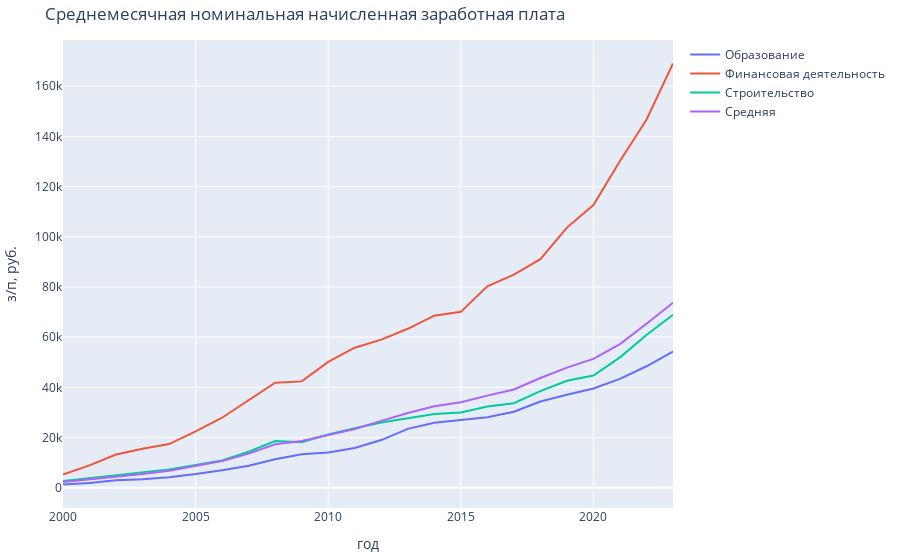

Notebook cell for this chart:
### Markdown cell above
Построим графики среднемесячной з/п для видов деятельности 'Образование', 'Финансовая деятельность', 'Добыча полезных ископаемых':

### Code cell
def get_line(data, name):
    line = data[data['Отрасль'] == name].drop(['Отрасль'], axis=1)
    line = line.squeeze()
    line.index = line.index.map(int)
    return line

# выбранные отрасли + среднее по всем отраслям
lines = ['Образование', 'Финансовая деятельность', 'Строительство', 'Средняя']

fig = go.Figure()
for name in lines:
    dt = get_line(data, name)
    fig.add_trace(go.Scatter(x=dt.index, y=dt.array, name=name))
fig.update_layout(title='Среднемесячная номинальная начисленная заработная плата',
                  xaxis_title='год', yaxis_title='з/п, руб.',
                  margin=dict(l=20, r=10, t=40, b=10))

### Figure 1 — Plotly figure (JSON) as saved in the notebook; plotly's stock layout.template omitted (floating-point values rounded to 4 significant figures)
{"data": [{"name": "Образование", "type": "scatter", "x": [2000, 2001, 2002, 2003, 2004, 2005, 2006, 2007, 2008, 2009, 2010, 2011, 2012, 2013, 2014, 2015, 2016, 2017, 2018, 2019, 2020, 2021, 2022, 2023], "y": [1240.0, 1833, 2927.0, 3387.0, 4203.0, 5430.0, 6983.0, 8778.0, 11320.0, 13290.0, 14080.0, 15810.0, 19000.0, 23460.0, 25862, 26928, 28088, 30260.0, 34361, 37070.0, 39563, 43390.0, 48400.0, 54260.0]}, {"name": "Финансовая деятельность", "type": "scatter", "x": [2000, 2001, 2002, 2003, 2004, 2005, 2006, 2007, 2008, 2009, 2010, 2011, 2012, 2013, 2014, 2015, 2016, 2017, 2018, 2019, 2020, 2021, 2022, 2023], "y": [5232.0, 8885.0, 13250.0, 15560.0, 17380.0, 22460.0, 27890.0, 34880.0, 41870.0, 42370.0, 50120, 55790.0, 59000.0, 63333, 68565, 70088, 80289, 84904, 91070, 103700.0, 112680, 130200.0, 146600.0, 169100.0]}, {"name": "Строительство", "type": "scatter", "x": [2000, 2001, 2002, 2003, 2004, 2005, 2006, 2007, 2008, 2009, 2010, 2011, 2012, 2013, 2014, 2015, 2016, 2017, 2018, 2019, 2020, 2021, 2022, 2023], "y": [2640.0, 3859.0, 4807.0, 6177.0, 7305.0, 9043.0, 10870.0, 14330.0, 18574, 18120.0, 21170.0, 23682, 25950.0, 27700.0, 29354, 29960, 32332, 33680.0, 38518, 42630.0, 44738, 51940.0, 60850.0, 68940.0]}, {"name": "Средняя", "type": "scatter", "x": [2000, 2001, 2002, 2003, 2004, 2005, 2006, 2007, 2008, 2009, 2010, 2011, 2012, 2013, 2014, 2015, 2016, 2017, 2018, 2019, 2020, 2021, 2022, 2023], "y": [2223.0, 3240.0, 4360.0, 5498.0, 6740.0, 8555.0, 10630.0, 13590.0, 17290.0, 18640.0, 20950.0, 23370.0, 26630.0, 29792, 32495, 34030, 36709, 39167, 43724, 47870.0, 51344, 57240.0, 65340.0, 73710.0]}], "layout": {"margin": {"b": 10, "l": 20, "r": 10, "t": 40}, "title": {"text": "Среднемесячная номинальная начисленная заработная плата"}, "xaxis": {"title": {"text": "год"}}, "yaxis": {"title": {"text": "з/п, руб."}}}}
